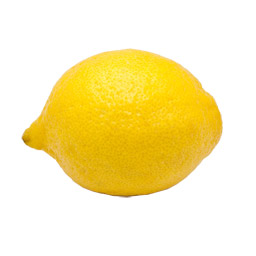
%> input picture TP3/EXO1/citron.jpg, 256 x 256 px
$ octave Exo1.m   (GNU Octave 9; MATLAB toolbox functions it lacks are replaced by stand-ins)
%> lines starting %> are read from the running program, lines starting %| are printed output that depends on the picture; in (x1, y1, x2, y2) boxes, pixels count from 0 and x2, y2 are one past the last pixel; in counts of white or black regions, pixels touching at a corner belong together; the program's own positions count from 1
### TP3/EXO1/SeuillageDynamiqueParMoyenne.m
function [ resultat ] = SeuillageDynamiqueParMoyenne( img )

[nl,nc]=size(img); %obtenir la taille de l'image

image_resultat=zeros(nl,nc); %Creation de la nouvelle matrice qui sera la destination de notre image résultat

 	for i=1:(nl)                     % parcourir les pixels de l'image
		for j=1:(nc)
     cpt=0;       %Creation de la fentre 3*3
	  tab=zeros(3,3);
    pixelCourrant=img(i,j);
                for ii=(i-1):(i+1)           % les boucle permettent trouver les pixel adjacent du pixel courant
                    for jj=(j-1):(j+1)       % L'image (les pixels)
                            if(ii>0&&ii<=nl&& jj>0&&jj<=nc)%cette condition permet de verifier si le pixel adjacent appartient à l'image
                                 tab(ii-i+2,jj-j+2)= img(ii,jj); % recuperer la valeur des pixel voisin dans une matrice 3*3
                                 cpt=cpt+1; % compteur pour calculé le nombre de pixel voisin
                            end
                   end                      %
                end
      somme =sum(tab(:));
			moyenne=somme/cpt;                   %Calcul de la moyenne de la fenetre 3*3.

     if (pixelCourrant<moyenne)
			image_resultat(i,j)=0;       % si intensite de pixel > moyenne il reçoi 1
			else
			image_resultat(i,j)=1;       %sinon 0
	  	end
	end
 end

 resultat=image_resultat;                  %retourner  l'image resultante
end

### TP3/EXO1/SeuillageDynamiqueParMedianne.m
function [ resultat ] = SeuillageDynamiqueParMedianne( img )

[nl,nc]=size(img); %obtenir la taille de l'image

image_resultat=zeros(nl,nc); %Creation de la nouvelle matrice qui sera la destination de notre image résultat

 	for i=1:(nl)                     % parcourir les pixels de l'image
		for j=1:(nc)

	  tab=zeros(3,3);
    pixelCourrant =img(i,j);
                for ii=(i-1):(i+1)           % les boucle permettent trouver les pixel adjacent du pixel courant
                    for jj=(j-1):(j+1)       % L'image (les pixels)
                           if(ii>0&&ii<=nl&& jj>0&&jj<=nc)%cette condition permet de verifier si le pixel adjacent appartient à l'image
                               tab(ii-i+2,jj-j+2)= img(ii,jj); % recuperer la valeur des pixel voisin dans une matrice 3*3

                           end
                   end
                end

      med=median(tab(:));%la fonction median() calcule la medienne  dans notre cas pour le vecteur le matrice tab


         if (pixelCourrant<med)
                image_resultat(i,j)=0;       % si intensite de pixel > medienne il reçoi 1
         else
                image_resultat(i,j)=1;       %sinon 0
         end
	end
 end

 resultat=image_resultat;                  %retourner l'image resultante
end

### TP3/EXO1/SeuillageDynamiqueParMoyenneCST.m
function [ resultat ] = SeuillageDynamiqueParMoyenneCST( img )

[nl,nc]=size(img); %obtenir la taille de l'image

image_resultat=zeros(nl,nc); %Creation de la nouvelle matrice qui sera la destination de notre image résultat
  constante=2;
 	for i=1:(nl)                     % parcourir les pixels de l'image
		for j=1:(nc)
     cpt=0;                          %Creation de la fentre 3*3
	  tab=zeros(3,3);
    pixelCourrant =img(i,j);
               for ii=(i-1):(i+1)           % les boucle permettent trouver les pixel adjacent du pixel courant
                   for jj=(j-1):(j+1)       % L'image (les pixels)
                            if(ii>0&&ii<=nl&& jj>0&&jj<=nc)%cette condition permet de verifier si le pixel adjacent appartient à l'image
                                 tab(ii-i+2,jj-j+2)= img(ii,jj); % recuperer la valeur des pixel voisin dans une matrice 3*3
                                 cpt=cpt+1; % compteur pour calculé le nombre de pixel voisin
                            end
                   end
               end
            somme =sum(tab(:));
			moyennePlusConst=(somme/cpt)+constante;                   %Calcul de la moyenne de la fenetre 3*3.

                if (pixelCourrant<moyennePlusConst)
                    image_resultat(i,j)=1;       % si intensite de pixel > moyenne il reçoi 0
                else
                    image_resultat(i,j)=0;       %sinon 1
                end
	end
 end

resultat=image_resultat;                  %retourner l'image  resultante
end

### TP3/EXO1/SeuillageDynamiqueParMedianneCST.m
function [ resultat ] = SeuillageDynamiqueParMedianneCST( img )

[nl,nc]=size(img); %obtenir la taille de l'image

image_resultat=zeros(nl,nc); %Creation de la nouvelle matrice qui sera la destination de notre image résultat
  constante=2;
 	for i=1:(nl)                     % parcourir les pixels de l'image
		for j=1:(nc)

	  tab=zeros(3,3);
    pixelCourrant =img(i,j);
                for ii=(i-1):(i+1)           % les boucle permettent trouver les pixel adjacent du pixel courant
                    for jj=(j-1):(j+1)       % L'image (les pixels)
                           if(ii>0&&ii<=nl&& jj>0&&jj<=nc)%cette condition permet de verifier si le pixel adjacent appartient à l'image
                               tab(ii-i+2,jj-j+2)= img(ii,jj); % recuperer la valeur des pixel voisin dans une matrice 3*3

                           end
                   end
                end

      med=median(tab(:))+ constante;%la fonction median() calcule la medienne, on lui ajoute une cosntante  dans notre cas  la matrice  c'est tab  et constante =5


            if (pixelCourrant<med)
                image_resultat(i,j)=0;       % si intensite de pixel < medianne il reçoi 0
            else
                image_resultat(i,j)=1;       %sinon 1
            end
	end
 end

 resultat=image_resultat;                  %retourner l'image  resultante
end

### TP3/EXO1/Exo1.m
imga=imread('citron.jpg');
%> imga is the input picture: size 256x256x3 uint8; mean R, G, B 250, 236.2, 182.1
imgGray=rgb2gray(imga);%transfomer l'image en niveau de gris
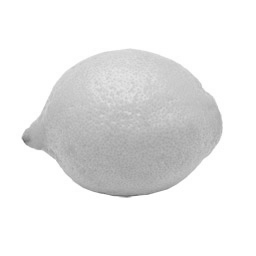
%> imgGray: size 256x256 uint8; min 97, max 255, mean 234.2

subplot(2,3,1);
imshow(imga);%afficher l'image
title('image d"origine');

subplot(2,3,2);
imshow(imgGray);%afficher l'image
title('image niveau de gris');

[ imgMoyenne ] = SeuillageDynamiqueParMoyenne( imgGray );%appler la fonction qui fait le seuillage par Moyenne
%> after the loop in SeuillageDynamiqueParMoyenne, `for i=1:(nl)                     % parcourir les pixels de l'image`:
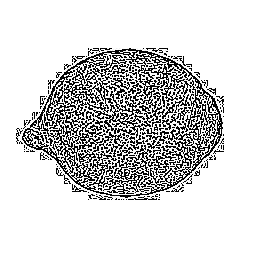
%> image_resultat: size 256x256 double; values 0 (black) and 1 (white), 82.8% white; black in thin lines or dots, all inside (x1, y1, x2, y2) = (16, 48, 224, 200)
%> after the loop in SeuillageDynamiqueParMoyenne, `for i=1:(nl)                     % parcourir les pixels de l'image`: tab = [255 255 0; 255 255 0; 0 0 0]
subplot(2,3,3);
imshow(imgMoyenne);%afficher l'image apres le seuillage par Moyenne
title('dynamique moyenne');

[ imgMediane] = SeuillageDynamiqueParMedianne( imgGray );%appler la fonction qui fait le seuillage par Medianne
%> after the loop in SeuillageDynamiqueParMedianne, `for i=1:(nl)                     % parcourir les pixels de l'image`:
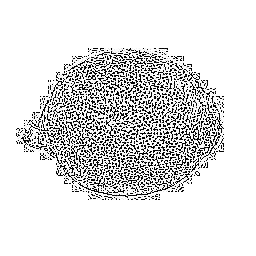
%> image_resultat: size 256x256 double; values 0 (black) and 1 (white), 87.4% white; black in thin lines or dots, all inside (x1, y1, x2, y2) = (16, 48, 224, 200)
subplot(2,3,4);
imshow(imgMediane);%afficher l'image apres le seuillage par Medianne
title('dynamique Medianne');


[ imgMoyenneCST] = SeuillageDynamiqueParMoyenneCST( imgGray );%appler la fonction qui fait le seuillage par moyenne plus constante
%> after the loop in SeuillageDynamiqueParMoyenneCST, `for i=1:(nl)                     % parcourir les pixels de l'image`:
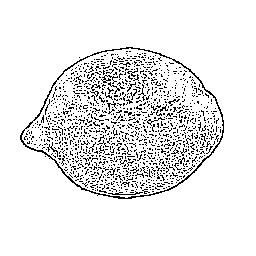
%> image_resultat: size 256x256 double; values 0 (black) and 1 (white), 91.4% white; black in thin lines or dots, all inside (x1, y1, x2, y2) = (20, 47, 224, 199)
subplot(2,3,5);
imshow(imgMoyenneCST);%afficher l'image apres le seuillage par moyenne plus constante
title('dynamique Moyenne+CST');

[ imgMedianeCs] = SeuillageDynamiqueParMedianneCST( imgGray );%appler la fonction qui fait le seuillage par Medianne plus constante
%> after the loop in SeuillageDynamiqueParMedianneCST, `for i=1:(nl)                     % parcourir les pixels de l'image`:
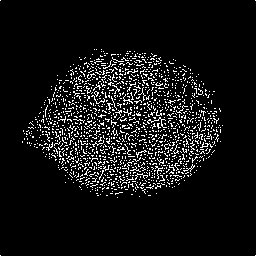
%> image_resultat: size 256x256 double; values 0 (black) and 1 (white), 7.7% white in thin lines or dots
subplot(2,3,6);
imshow(imgMedianeCs);%afficher l'image apres le seuillage par Medianne plus constante
title('dynamique Medianne+CST');
